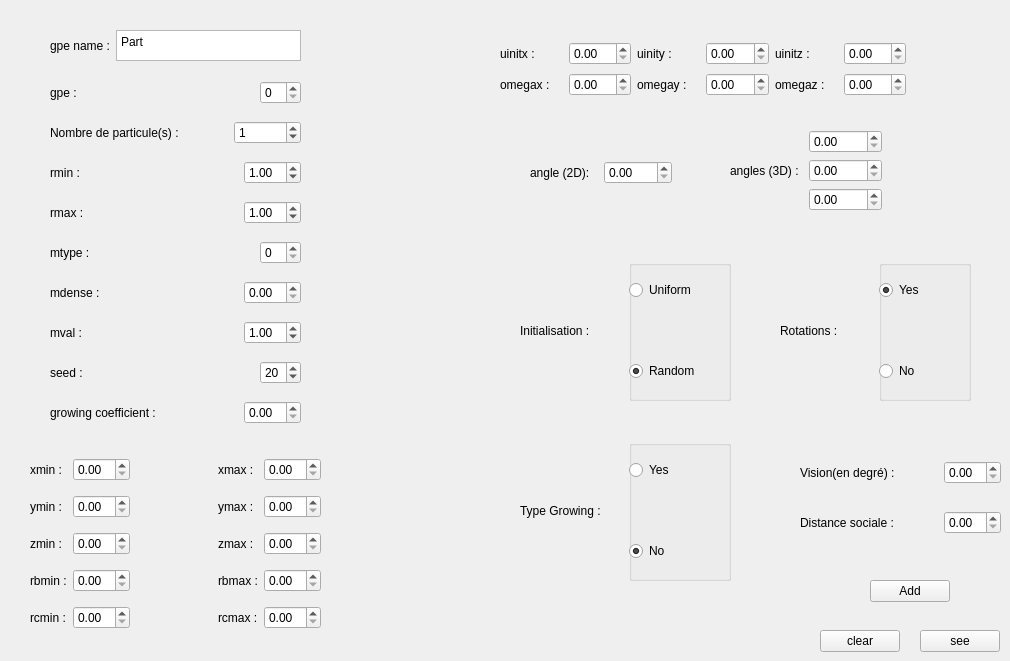
         <widget class="QWidget" name="tab_4">
          <attribute name="title">
           <string>Particles</string>
          </attribute>
          <widget class="QPushButton" name="ParticleAddButton">
           <property name="geometry">
            <rect>
             <x>870</x>
             <y>580</y>
             <width>80</width>
             <height>22</height>
            </rect>
           </property>
           <property name="text">
            <string>Add</string>
           </property>
          </widget>
          <widget class="QWidget" name="layoutWidget_29">
           <property name="geometry">
            <rect>
             <x>50</x>
             <y>200</y>
             <width>251</width>
             <height>25</height>
            </rect>
           </property>
           <layout class="QHBoxLayout" name="horizontalLayout_39">
            <item>
             <widget class="QLabel" name="label_20">
              <property name="text">
               <string>rmax :</string>
              </property>
             </widget>
            </item>
            <item>
             <spacer name="horizontalSpacer_9">
              <property name="orientation">
               <enum>Qt::Horizontal</enum>
              </property>
              <property name="sizeHint" stdset="0">
               <size>
                <width>40</width>
                <height>20</height>
               </size>
              </property>
             </spacer>
            </item>
            <item>
             <widget class="QDoubleSpinBox" name="ParticleRmax">
              <property name="value">
               <double>1.000000000000000</double>
              </property>
             </widget>
            </item>
           </layout>
          </widget>
          <widget class="QWidget" name="layoutWidget">
           <property name="geometry">
            <rect>
             <x>50</x>
             <y>30</y>
             <width>251</width>
             <height>31</height>
            </rect>
           </property>
           <layout class="QHBoxLayout" name="horizontalLayout_35">
            <item>
             <widget class="QLabel" name="label_16">
              <property name="text">
               <string>gpe name :</string>
              </property>
             </widget>
            </item>
            <item>
             <widget class="QPlainTextEdit" name="ParticleGPEName">
              <property name="plainText">
               <string>Part</string>
              </property>
             </widget>
            </item>
           </layout>
          </widget>
          <widget class="QWidget" name="layoutWidget">
           <property name="geometry">
            <rect>
             <x>50</x>
             <y>80</y>
             <width>251</width>
             <height>25</height>
            </rect>
           </property>
           <layout class="QHBoxLayout" name="horizontalLayout_36">
            <item>
             <widget class="QLabel" name="label_17">
              <property name="text">
               <string>gpe :</string>
              </property>
             </widget>
            </item>
            <item>
             <spacer name="horizontalSpacer_16">
              <property name="orientation">
               <enum>Qt::Horizontal</enum>
              </property>
              <property name="sizeHint" stdset="0">
               <size>
                <width>40</width>
                <height>20</height>
               </size>
              </property>
             </spacer>
            </item>
            <item>
             <widget class="QSpinBox" name="ParticleGPE"/>
            </item>
           </layout>
          </widget>
          <widget class="QWidget" name="layoutWidget">
           <property name="geometry">
            <rect>
             <x>50</x>
             <y>120</y>
             <width>251</width>
             <height>25</height>
            </rect>
           </property>
           <layout class="QHBoxLayout" name="horizontalLayout_37">
            <item>
             <widget class="QLabel" name="label_18">
              <property name="text">
               <string>Nombre de particule(s) :</string>
              </property>
             </widget>
            </item>
            <item>
             <spacer name="horizontalSpacer_15">
              <property name="orientation">
               <enum>Qt::Horizontal</enum>
              </property>
              <property name="sizeHint" stdset="0">
               <size>
                <width>40</width>
                <height>20</height>
               </size>
              </property>
             </spacer>
            </item>
            <item>
             <widget class="QSpinBox" name="ParticleNBPart">
              <property name="maximum">
               <number>100000</number>
              </property>
              <property name="value">
               <number>1</number>
              </property>
             </widget>
            </item>
           </layout>
          </widget>
          <widget class="QWidget" name="layoutWidget">
           <property name="geometry">
            <rect>
             <x>50</x>
             <y>160</y>
             <width>251</width>
             <height>25</height>
            </rect>
           </property>
           <layout class="QHBoxLayout" name="horizontalLayout_38">
            <item>
             <widget class="QLabel" name="label_19">
              <property name="text">
               <string>rmin :</string>
              </property>
             </widget>
            </item>
            <item>
             <spacer name="horizontalSpacer_8">
              <property name="orientation">
               <enum>Qt::Horizontal</enum>
              </property>
              <property name="sizeHint" stdset="0">
               <size>
                <width>40</width>
                <height>20</height>
               </size>
              </property>
             </spacer>
            </item>
            <item>
             <widget class="QDoubleSpinBox" name="ParticleRmin">
              <property name="value">
               <double>1.000000000000000</double>
              </property>
             </widget>
            </item>
           </layout>
          </widget>
          <widget class="QWidget" name="layoutWidget_30">
           <property name="geometry">
            <rect>
             <x>50</x>
             <y>240</y>
             <width>251</width>
             <height>25</height>
            </rect>
           </property>
           <layout class="QHBoxLayout" name="horizontalLayout_40">
            <item>
             <widget class="QLabel" name="label_21">
              <property name="text">
               <string>mtype :</string>
              </property>
             </widget>
            </item>
            <item>
             <spacer name="horizontalSpacer_10">
              <property name="orientation">
               <enum>Qt::Horizontal</enum>
              </property>
              <property name="sizeHint" stdset="0">
               <size>
                <width>40</width>
                <height>20</height>
               </size>
              </property>
             </spacer>
            </item>
            <item>
             <widget class="QSpinBox" name="ParticleMtype"/>
            </item>
           </layout>
          </widget>
          <widget class="QWidget" name="layoutWidget_31">
           <property name="geometry">
            <rect>
             <x>50</x>
             <y>280</y>
             <width>251</width>
             <height>25</height>
            </rect>
           </property>
           <layout class="QHBoxLayout" name="horizontalLayout_41">
            <item>
             <widget class="QLabel" name="label_26">
              <property name="text">
               <string>mdense :</string>
              </property>
             </widget>
            </item>
            <item>
             <spacer name="horizontalSpacer_11">
              <property name="orientation">
               <enum>Qt::Horizontal</enum>
              </property>
              <property name="sizeHint" stdset="0">
               <size>
                <width>40</width>
                <height>20</height>
               </size>
              </property>
             </spacer>
            </item>
            <item>
             <widget class="QDoubleSpinBox" name="ParticleMdense"/>
            </item>
           </layout>
          </widget>
          <widget class="QWidget" name="layoutWidget_32">
           <property name="geometry">
            <rect>
             <x>50</x>
             <y>320</y>
             <width>251</width>
             <height>25</height>
            </rect>
           </property>
           <layout class="QHBoxLayout" name="horizontalLayout_42">
            <item>
             <widget class="QLabel" name="label_27">
              <property name="text">
               <string>mval :</string>
              </property>
             </widget>
            </item>
            <item>
             <spacer name="horizontalSpacer_12">
              <property name="orientation">
               <enum>Qt::Horizontal</enum>
              </property>
              <property name="sizeHint" stdset="0">
               <size>
                <width>40</width>
                <height>20</height>
               </size>
              </property>
             </spacer>
            </item>
            <item>
             <widget class="QDoubleSpinBox" name="ParticleMval">
              <property name="value">
               <double>1.000000000000000</double>
              </property>
             </widget>
            </item>
           </layout>
          </widget>
          <widget class="QWidget" name="layoutWidget_33">
           <property name="geometry">
            <rect>
             <x>50</x>
             <y>360</y>
             <width>251</width>
             <height>25</height>
            </rect>
           </property>
           <layout class="QHBoxLayout" name="horizontalLayout_43">
            <item>
             <widget class="QLabel" name="label_28">
              <property name="text">
               <string>seed :</string>
              </property>
             </widget>
            </item>
            <item>
             <spacer name="horizontalSpacer_13">
              <property name="orientation">
               <enum>Qt::Horizontal</enum>
              </property>
              <property name="sizeHint" stdset="0">
               <size>
                <width>40</width>
                <height>20</height>
               </size>
              </property>
             </spacer>
            </item>
            <item>
             <widget class="QSpinBox" name="ParticleSeed">
              <property name="value">
               <number>20</number>
              </property>
             </widget>
            </item>
           </layout>
          </widget>
          <widget class="QWidget" name="layoutWidget_34">
           <property name="geometry">
            <rect>
             <x>50</x>
             <y>400</y>
             <width>251</width>
             <height>25</height>
            </rect>
           </property>
           <layout class="QHBoxLayout" name="horizontalLayout_44">
            <item>
             <widget class="QLabel" name="label_29">
              <property name="text">
               <string>growing coefficient :</string>
              </property>
             </widget>
            </item>
            <item>
             <spacer name="horizontalSpacer_14">
              <property name="orientation">
               <enum>Qt::Horizontal</enum>
              </property>
              <property name="sizeHint" stdset="0">
               <size>
                <width>40</width>
                <height>20</height>
               </size>
              </property>
             </spacer>
            </item>
            <item>
             <widget class="QDoubleSpinBox" name="ParticleGrowingcoef"/>
            </item>
           </layout>
          </widget>
          <widget class="QWidget" name="layoutWidget_47">
           <property name="geometry">
            <rect>
             <x>530</x>
             <y>160</y>
             <width>142</width>
             <height>25</height>
            </rect>
           </property>
           <layout class="QHBoxLayout" name="horizontalLayout_55">
            <item>
             <widget class="QLabel" name="label_39">
              <property name="text">
               <string>angle (2D):</string>
              </property>
             </widget>
            </item>
            <item>
             <widget class="QDoubleSpinBox" name="ParticleAngle"/>
            </item>
           </layout>
          </widget>
          <widget class="QPushButton" name="ParticleSeeButton">
           <property name="geometry">
            <rect>
             <x>920</x>
             <y>630</y>
             <width>80</width>
             <height>22</height>
            </rect>
           </property>
           <property name="text">
            <string>see</string>
           </property>
          </widget>
          <widget class="QPushButton" name="ParticleClearButton">
           <property name="geometry">
            <rect>
             <x>820</x>
             <y>630</y>
             <width>80</width>
             <height>22</height>
            </rect>
           </property>
           <property name="font">
            <font>
             <kerning>false</kerning>
            </font>
           </property>
           <property name="text">
            <string>clear</string>
           </property>
          </widget>
          <widget class="QWidget" name="layoutWidget_157">
           <property name="geometry">
            <rect>
             <x>800</x>
             <y>460</y>
             <width>201</width>
             <height>25</height>
            </rect>
           </property>
           <layout class="QHBoxLayout" name="horizontalLayout_452">
            <item>
             <widget class="QLabel" name="label_438">
              <property name="text">
               <string>Vision(en degré) :</string>
              </property>
             </widget>
            </item>
            <item>
             <spacer name="horizontalSpacer_41">
              <property name="orientation">
               <enum>Qt::Horizontal</enum>
              </property>
              <property name="sizeHint" stdset="0">
               <size>
                <width>40</width>
                <height>20</height>
               </size>
              </property>
             </spacer>
            </item>
            <item>
             <widget class="QDoubleSpinBox" name="ParticleVision"/>
            </item>
           </layout>
          </widget>
          <widget class="QWidget" name="layoutWidget_158">
           <property name="geometry">
            <rect>
             <x>800</x>
             <y>510</y>
             <width>201</width>
             <height>25</height>
            </rect>
           </property>
           <layout class="QHBoxLayout" name="horizontalLayout_453">
            <item>
             <widget class="QLabel" name="label_439">
              <property name="text">
               <string>Distance sociale :</string>
              </property>
             </widget>
            </item>
            <item>
             <spacer name="horizontalSpacer_42">
              <property name="orientation">
               <enum>Qt::Horizontal</enum>
              </property>
              <property name="sizeHint" stdset="0">
               <size>
                <width>40</width>
                <height>20</height>
               </size>
              </property>
             </spacer>
            </item>
            <item>
             <widget class="QDoubleSpinBox" name="ParticleDistancesociale"/>
            </item>
           </layout>
          </widget>
          <widget class="QWidget" name="layoutWidget">
           <property name="geometry">
            <rect>
             <x>730</x>
             <y>130</y>
             <width>152</width>
             <height>83</height>
            </rect>
           </property>
           <layout class="QGridLayout" name="gridLayout_35">
            <item row="0" column="1">
             <widget class="QDoubleSpinBox" name="ParticleAngleX"/>
            </item>
            <item row="1" column="1">
             <widget class="QDoubleSpinBox" name="ParticleAngleY"/>
            </item>
            <item row="2" column="1">
             <widget class="QDoubleSpinBox" name="ParticleAngleZ"/>
            </item>
            <item row="1" column="0">
             <widget class="QLabel" name="label_437">
              <property name="text">
               <string>angles (3D) :</string>
              </property>
             </widget>
            </item>
           </layout>
          </widget>
          <widget class="QWidget" name="layoutWidget">
           <property name="geometry">
            <rect>
             <x>780</x>
             <y>260</y>
             <width>191</width>
             <height>141</height>
            </rect>
           </property>
           <layout class="QGridLayout" name="gridLayout_36">
            <item row="0" column="0">
             <widget class="QLabel" name="label_263">
              <property name="text">
               <string>Rotations :</string>
              </property>
             </widget>
            </item>
            <item row="0" column="1">
             <widget class="QGroupBox" name="groupBox_11">
              <property name="title">
               <string/>
              </property>
              <widget class="QWidget" name="layoutWidget_81">
               <property name="geometry">
                <rect>
                 <x>0</x>
                 <y>20</y>
                 <width>85</width>
                 <height>101</height>
                </rect>
               </property>
               <layout class="QVBoxLayout" name="verticalLayout_30">
                <item>
                 <widget class="QRadioButton" name="ParticleRotationYes">
                  <property name="text">
                   <string>Yes</string>
                  </property>
                  <property name="checked">
                   <bool>true</bool>
                  </property>
                 </widget>
                </item>
                <item>
                 <spacer name="verticalSpacer_110">
                  <property name="orientation">
                   <enum>Qt::Vertical</enum>
                  </property>
                  <property name="sizeHint" stdset="0">
                   <size>
                    <width>20</width>
                    <height>40</height>
                   </size>
                  </property>
                 </spacer>
                </item>
                <item>
                 <widget class="QRadioButton" name="ParticleRotationNo">
                  <property name="text">
                   <string>No</string>
                  </property>
                 </widget>
                </item>
               </layout>
              </widget>
             </widget>
            </item>
           </layout>
          </widget>
          <widget class="QWidget" name="layoutWidget">
           <property name="geometry">
            <rect>
             <x>520</x>
             <y>260</y>
             <width>211</width>
             <height>141</height>
            </rect>
           </property>
           <layout class="QGridLayout" name="gridLayout_37">
            <item row="0" column="0">
             <widget class="QLabel" name="label_261">
              <property name="text">
               <string>Initialisation :</string>
              </property>
             </widget>
            </item>
            <item row="0" column="1">
             <widget class="QGroupBox" name="groupBox_9">
              <property name="title">
               <string/>
              </property>
              <widget class="QWidget" name="layoutWidget_79">
               <property name="geometry">
                <rect>
                 <x>0</x>
                 <y>20</y>
                 <width>85</width>
                 <height>101</height>
                </rect>
               </property>
               <layout class="QVBoxLayout" name="verticalLayout_28">
                <item>
                 <widget class="QRadioButton" name="ParticleInitUniform">
                  <property name="text">
                   <string>Uniform</string>
                  </property>
                  <property name="checked">
                   <bool>false</bool>
                  </property>
                 </widget>
                </item>
                <item>
                 <spacer name="verticalSpacer_108">
                  <property name="orientation">
                   <enum>Qt::Vertical</enum>
                  </property>
                  <property name="sizeHint" stdset="0">
                   <size>
                    <width>20</width>
                    <height>40</height>
                   </size>
                  </property>
                 </spacer>
                </item>
                <item>
                 <widget class="QRadioButton" name="ParticleInitRandom">
                  <property name="text">
                   <string>Random</string>
                  </property>
                  <property name="checked">
                   <bool>true</bool>
                  </property>
                 </widget>
                </item>
               </layout>
              </widget>
             </widget>
            </item>
           </layout>
          </widget>
          <widget class="QWidget" name="layoutWidget">
           <property name="geometry">
            <rect>
             <x>520</x>
             <y>440</y>
             <width>211</width>
             <height>141</height>
            </rect>
           </property>
           <layout class="QGridLayout" name="gridLayout_38">
            <item row="0" column="0">
             <widget class="QLabel" name="label_262">
              <property name="text">
               <string>Type Growing :</string>
              </property>
             </widget>
            </item>
            <item row="0" column="1">
             <widget class="QGroupBox" name="groupBox_10">
              <property name="title">
               <string/>
              </property>
              <widget class="QWidget" name="layoutWidget_80">
               <property name="geometry">
                <rect>
                 <x>0</x>
                 <y>20</y>
                 <width>85</width>
                 <height>101</height>
                </rect>
               </property>
               <layout class="QVBoxLayout" name="verticalLayout_29">
                <item>
                 <widget class="QRadioButton" name="ParticleTypegrowingYes">
                  <property name="text">
                   <string>Yes</string>
                  </property>
                  <property name="checked">
                   <bool>false</bool>
                  </property>
                 </widget>
                </item>
                <item>
                 <spacer name="verticalSpacer_109">
                  <property name="orientation">
                   <enum>Qt::Vertical</enum>
                  </property>
                  <property name="sizeHint" stdset="0">
                   <size>
                    <width>20</width>
                    <height>40</height>
                   </size>
                  </property>
                 </spacer>
                </item>
                <item>
                 <widget class="QRadioButton" name="ParticleTypegrowingNo">
                  <property name="text">
                   <string>No</string>
                  </property>
                  <property name="checked">
                   <bool>true</bool>
                  </property>
                 </widget>
                </item>
               </layout>
              </widget>
             </widget>
            </item>
           </layout>
          </widget>
          <widget class="QWidget" name="layoutWidget">
           <property name="geometry">
            <rect>
             <x>500</x>
             <y>40</y>
             <width>406</width>
             <height>58</height>
            </rect>
           </property>
           <layout class="QGridLayout" name="gridLayout_16">
            <item row="0" column="0">
             <layout class="QHBoxLayout" name="horizontalLayout_52">
              <item>
               <widget class="QLabel" name="label_37">
                <property name="text">
                 <string>uinitx :</string>
                </property>
               </widget>
              </item>
              <item>
               <widget class="QDoubleSpinBox" name="ParticleUx"/>
              </item>
             </layout>
            </item>
            <item row="0" column="1">
             <layout class="QHBoxLayout" name="horizontalLayout_51">
              <item>
               <widget class="QLabel" name="label_36">
                <property name="text">
                 <string>uinity :</string>
                </property>
               </widget>
              </item>
              <item>
               <widget class="QDoubleSpinBox" name="ParticleUy"/>
              </item>
             </layout>
            </item>
            <item row="0" column="2">
             <layout class="QHBoxLayout" name="horizontalLayout_50">
              <item>
               <widget class="QLabel" name="label_35">
                <property name="text">
                 <string>uinitz :</string>
                </property>
               </widget>
              </item>
              <item>
               <widget class="QDoubleSpinBox" name="ParticleUz"/>
              </item>
             </layout>
            </item>
            <item row="1" column="0">
             <layout class="QHBoxLayout" name="horizontalLayout_57">
              <item>
               <widget class="QLabel" name="label_41">
                <property name="text">
                 <string>omegax :</string>
                </property>
               </widget>
              </item>
              <item>
               <widget class="QDoubleSpinBox" name="ParticleOmegax"/>
              </item>
             </layout>
            </item>
            <item row="1" column="1">
             <layout class="QHBoxLayout" name="horizontalLayout_58">
              <item>
               <widget class="QLabel" name="label_42">
                <property name="text">
                 <string>omegay :</string>
                </property>
               </widget>
              </item>
              <item>
               <widget class="QDoubleSpinBox" name="ParticleOmegay"/>
              </item>
             </layout>
            </item>
            <item row="1" column="2">
             <layout class="QHBoxLayout" name="horizontalLayout_56">
              <item>
               <widget class="QLabel" name="label_40">
                <property name="text">
                 <string>omegaz :</string>
                </property>
               </widget>
              </item>
              <item>
               <widget class="QDoubleSpinBox" name="ParticleOmegaz"/>
              </item>
             </layout>
            </item>
           </layout>
          </widget>
          <widget class="QWidget" name="layoutWidget">
           <property name="geometry">
            <rect>
             <x>30</x>
             <y>450</y>
             <width>291</width>
             <height>191</height>
            </rect>
           </property>
           <layout class="QGridLayout" name="gridLayout_17">
            <item row="2" column="0">
             <layout class="QHBoxLayout" name="horizontalLayout_46">
              <item>
               <widget class="QLabel" name="label_31">
                <property name="text">
                 <string>zmin :</string>
                </property>
               </widget>
              </item>
              <item alignment="Qt::AlignRight">
               <widget class="QDoubleSpinBox" name="Particlezmin"/>
              </item>
             </layout>
            </item>
            <item row="4" column="0">
             <layout class="QHBoxLayout" name="horizontalLayout_63">
              <item>
               <widget class="QLabel" name="label_47">
                <property name="text">
                 <string>rcmin :</string>
                </property>
               </widget>
              </item>
              <item alignment="Qt::AlignRight">
               <widget class="QDoubleSpinBox" name="ParticleRcmin"/>
              </item>
             </layout>
            </item>
            <item row="1" column="2">
             <layout class="QHBoxLayout" name="horizontalLayout_53">
              <item>
               <widget class="QLabel" name="label_38">
                <property name="text">
                 <string>ymax :</string>
                </property>
               </widget>
              </item>
              <item alignment="Qt::AlignRight">
               <widget class="QDoubleSpinBox" name="Particleymax"/>
              </item>
             </layout>
            </item>
            <item row="2" column="2">
             <layout class="QHBoxLayout" name="horizontalLayout_49">
              <item>
               <widget class="QLabel" name="label_34">
                <property name="text">
                 <string>zmax : </string>
                </property>
               </widget>
              </item>
              <item alignment="Qt::AlignRight">
               <widget class="QDoubleSpinBox" name="Particlezmax"/>
              </item>
             </layout>
            </item>
            <item row="0" column="0">
             <layout class="QHBoxLayout" name="horizontalLayout_45">
              <item>
               <widget class="QLabel" name="label_30">
                <property name="text">
                 <string>xmin :</string>
                </property>
               </widget>
              </item>
              <item alignment="Qt::AlignRight">
               <widget class="QDoubleSpinBox" name="Particlexmin"/>
              </item>
             </layout>
            </item>
            <item row="1" column="0">
             <layout class="QHBoxLayout" name="horizontalLayout_47">
              <item>
               <widget class="QLabel" name="label_32">
                <property name="text">
                 <string>ymin :</string>
                </property>
               </widget>
              </item>
              <item alignment="Qt::AlignRight">
               <widget class="QDoubleSpinBox" name="Particleymin"/>
              </item>
             </layout>
            </item>
            <item row="0" column="2">
             <layout class="QHBoxLayout" name="horizontalLayout_48">
              <item>
               <widget class="QLabel" name="label_33">
                <property name="text">
                 <string>xmax :</string>
                </property>
               </widget>
              </item>
              <item alignment="Qt::AlignRight">
               <widget class="QDoubleSpinBox" name="Particlexmax"/>
              </item>
             </layout>
            </item>
            <item row="4" column="2">
             <layout class="QHBoxLayout" name="horizontalLayout_64">
              <item>
               <widget class="QLabel" name="label_48">
                <property name="text">
                 <string>rcmax :</string>
                </property>
               </widget>
              </item>
              <item alignment="Qt::AlignRight">
               <widget class="QDoubleSpinBox" name="ParticleRcmax"/>
              </item>
             </layout>
            </item>
            <item row="3" column="0">
             <layout class="QHBoxLayout" name="horizontalLayout_60">
              <item>
               <widget class="QLabel" name="label_44">
                <property name="text">
                 <string>rbmin :</string>
                </property>
               </widget>
              </item>
              <item alignment="Qt::AlignRight">
               <widget class="QDoubleSpinBox" name="ParticleRbmin"/>
              </item>
             </layout>
            </item>
            <item row="3" column="2">
             <layout class="QHBoxLayout" name="horizontalLayout_61">
              <item>
               <widget class="QLabel" name="label_45">
                <property name="text">
                 <string>rbmax :</string>
                </property>
               </widget>
              </item>
              <item alignment="Qt::AlignRight">
               <widget class="QDoubleSpinBox" name="ParticleRbmax"/>
              </item>
             </layout>
            </item>
            <item row="0" column="1">
             <spacer name="horizontalSpacer_17">
              <property name="orientation">
               <enum>Qt::Horizontal</enum>
              </property>
              <property name="sizeHint" stdset="0">
               <size>
                <width>40</width>
                <height>20</height>
               </size>
              </property>
             </spacer>
            </item>
           </layout>
          </widget>
          <zorder>layoutWidget</zorder>
          <zorder>layoutWidget</zorder>
          <zorder>ParticleAddButton</zorder>
          <zorder>layoutWidget_29</zorder>
          <zorder>layoutWidget</zorder>
          <zorder>layoutWidget</zorder>
          <zorder>layoutWidget</zorder>
          <zorder>layoutWidget</zorder>
          <zorder>layoutWidget_30</zorder>
          <zorder>layoutWidget_31</zorder>
          <zorder>layoutWidget_32</zorder>
          <zorder>layoutWidget_33</zorder>
          <zorder>layoutWidget_34</zorder>
          <zorder>layoutWidget_47</zorder>
          <zorder>ParticleSeeButton</zorder>
          <zorder>ParticleClearButton</zorder>
          <zorder>layoutWidget_157</zorder>
          <zorder>layoutWidget_158</zorder>
          <zorder>layoutWidget</zorder>
          <zorder>layoutWidget</zorder>
          <zorder>layoutWidget</zorder>
          <zorder>layoutWidget</zorder>
         </widget>
